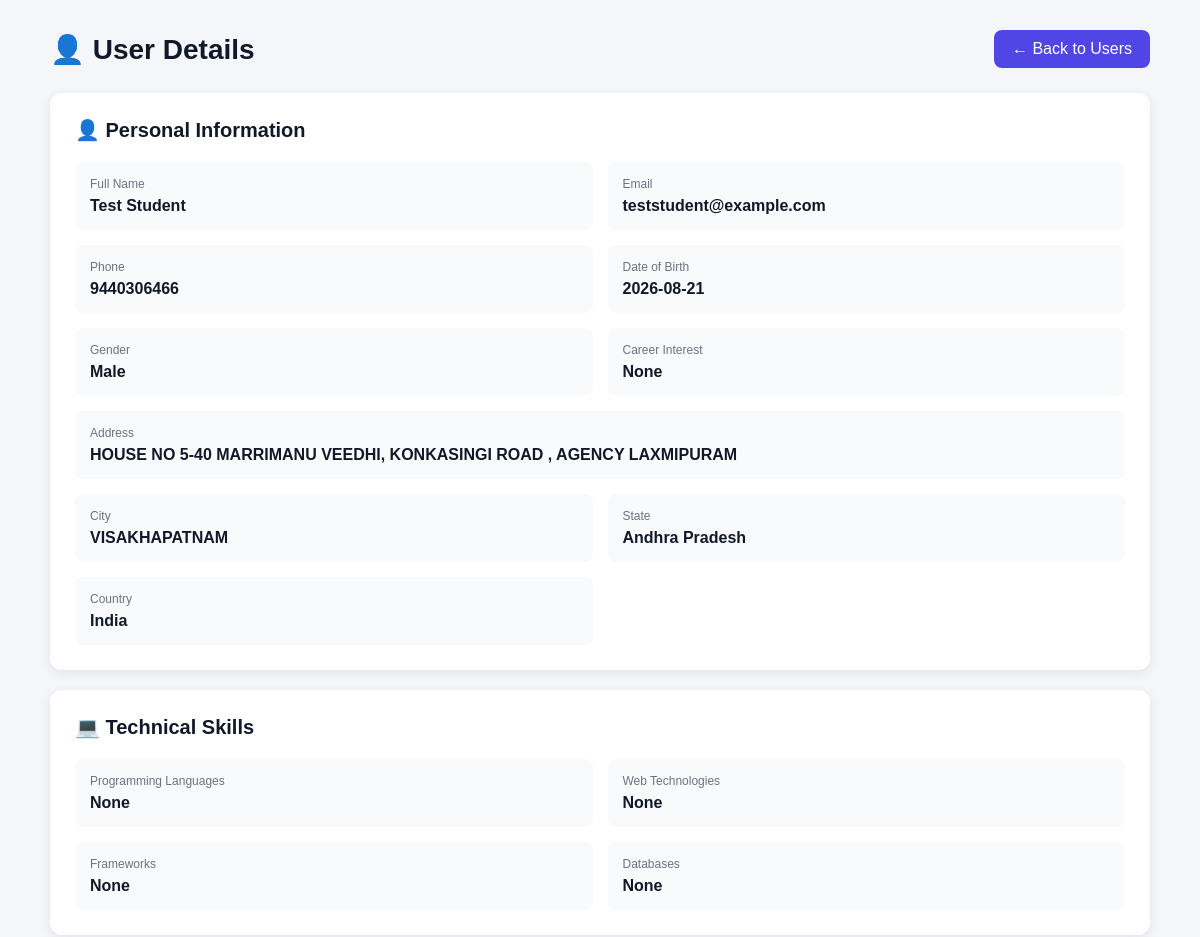
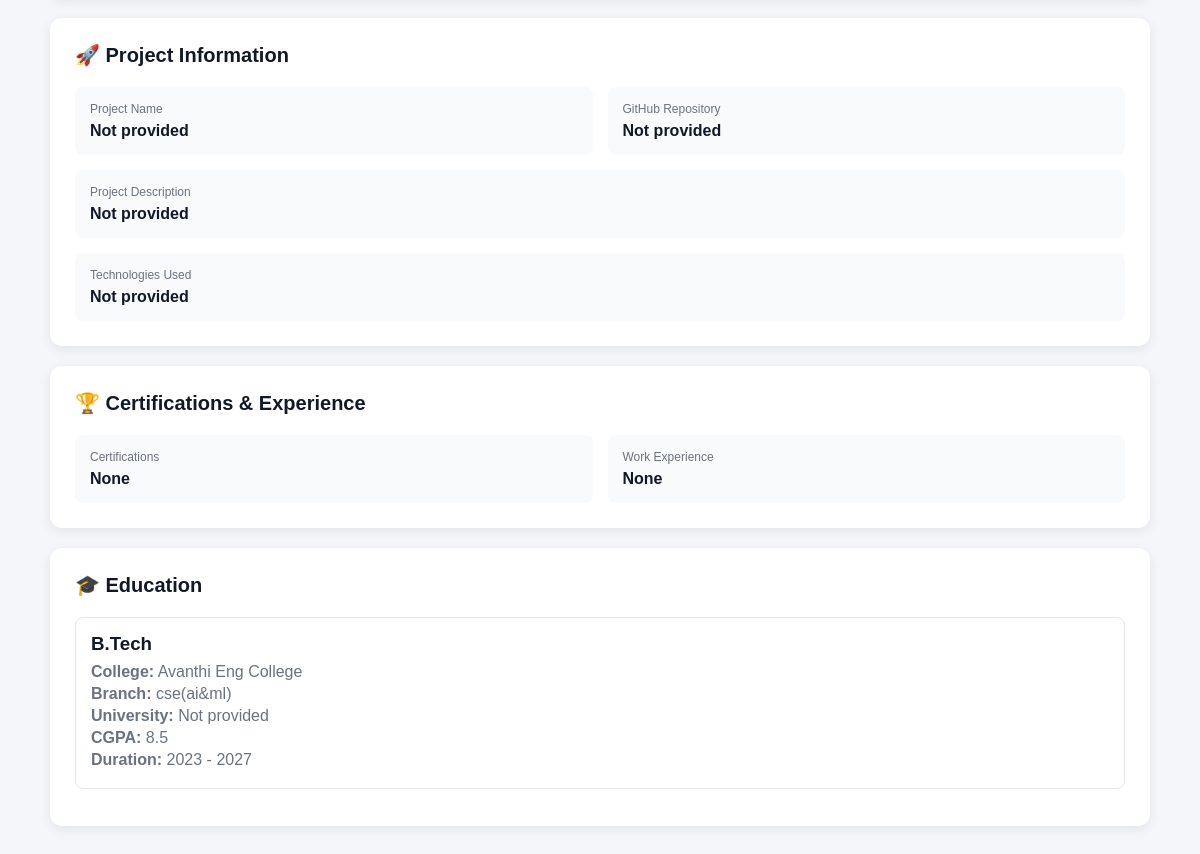
Page /admin/users/3 (signed in) on the committed database (2 pictures, top to bottom).
### tables this page shows
CREATE TABLE users(
        id INTEGER PRIMARY KEY AUTOINCREMENT,
        fullname TEXT NOT NULL,
        email TEXT UNIQUE NOT NULL,
        password TEXT NOT NULL,
        role TEXT DEFAULT 'user',

        phone TEXT,
        dob TEXT,
        gender TEXT,
        address TEXT,
        city TEXT,
        state TEXT,
        country TEXT,

        profile_image TEXT,

        programming_languages TEXT,
        web_technologies TEXT,
        frameworks TEXT,
        databases TEXT,

        project_name TEXT,
        project_description TEXT,
        github_repo TEXT,
        tech_used TEXT,
        certifications TEXT,
        work_experience TEXT,
        career_interest TEXT
    );

CREATE TABLE education(
        id INTEGER PRIMARY KEY AUTOINCREMENT,
        email TEXT,
        college TEXT,
        degree TEXT,
        branch TEXT,
        university TEXT,
        cgpa TEXT,
        start_year TEXT,
        end_year TEXT
    );

### app.py (the view)
@app.route("/admin/users/<int:user_id>")
@login_required
def admin_user_details(user_id):
    if session.get("user_role") != "admin":
        return "Access Denied! Admins only.", 403
    connection = sqlite3.connect(DATABASE)
    cursor = connection.cursor()
    cursor.execute("""
        SELECT
            id,
            fullname,
            email,
            phone,
            dob,
            gender,
            address,
            city,
            state,
            country,
            programming_languages,
            web_technologies,
            frameworks,
            databases,
            project_name,
            project_description,
            github_repo,
            tech_used,
            certifications,
            work_experience,
            career_interest
        FROM users
        WHERE id=?
    """, (user_id,))
    user = cursor.fetchone()
    cursor.execute("""
        SELECT
            college,
            degree,
            branch,
            university,
            cgpa,
            start_year,
            end_year
        FROM education
        WHERE email=?
    """, (user[2],) if user else ("",))
    education = cursor.fetchall()
    connection.close()
    if not user:
        return "User not found.", 404
    return render_template(
        "admin_user_details.html",
        user=user,
        education=education
    )

### app.py (called while the page is built)
def login_required(f):
    @wraps(f)
    def decorated_function(*args, **kwargs):
        if "user_email" not in session:
            return redirect(url_for("login"))
        return f(*args, **kwargs)
    return decorated_function

### templates/admin_user_details.html (shortened to what this page needs)
<!DOCTYPE html>
<html lang="en">
<head>
</head>
<body>
<div class="container">
    <div class="header">
        <h1>👤 User Details</h1>
        <a href="{{ url_for('admin_users') }}"
           class="back">
            ← Back to Users
        </a>
    </div>
    <div class="card">
        <h2>👤 Personal Information</h2>
        <div class="grid">
            <div class="item">
                <span class="label">Full Name</span>
                <div class="value">
                    {{ user[1] or "Not provided" }}
                </div>
            </div>
            <div class="item">
                <span class="label">Email</span>
                <div class="value">
                    {{ user[2] or "Not provided" }}
                </div>
            </div>
            <div class="item">
                <span class="label">Phone</span>
                <div class="value">
                    {{ user[3] or "Not provided" }}
                </div>
            </div>
            <div class="item">
                <span class="label">Date of Birth</span>
                <div class="value">
                    {{ user[4] or "Not provided" }}
                </div>
            </div>
            <div class="item">
                <span class="label">Gender</span>
                <div class="value">
                    {{ user[5] or "Not provided" }}
                </div>
            </div>
            <div class="item">
                <span class="label">Career Interest</span>
                <div class="value">
                    {{ user[20] or "Not specified" }}
                </div>
            </div>
            <div class="item full">
                <span class="label">Address</span>
                <div class="value">
                    {{ user[6] or "Not provided" }}
                </div>
            </div>
            <div class="item">
                <span class="label">City</span>
                <div class="value">
                    {{ user[7] or "Not provided" }}
                </div>
            </div>
            <div class="item">
                <span class="label">State</span>
                <div class="value">
                    {{ user[8] or "Not provided" }}
                </div>
            </div>
            <div class="item">
                <span class="label">Country</span>
                <div class="value">
                    {{ user[9] or "Not provided" }}
                </div>
            </div>
        </div>
    </div>
    <div class="card">
        <h2>💻 Technical Skills</h2>
        <div class="grid">
            <div class="item">
                <span class="label">
                    Programming Languages
                </span>
                <div class="value">
                    {{ user[10] or "Not provided" }}
                </div>
            </div>
            <div class="item">
                <span class="label">
                    Web Technologies
                </span>
                <div class="value">
                    {{ user[11] or "Not provided" }}
                </div>
            </div>
            <div class="item">
                <span class="label">
                    Frameworks
                </span>
                <div class="value">
                    {{ user[12] or "Not provided" }}
                </div>
            </div>
            <div class="item">
                <span class="label">
                    Databases
                </span>
                <div class="value">
                    {{ user[13] or "Not provided" }}
                </div>
            </div>
        </div>
    </div>
    <div class="card">
        <h2>🚀 Project Information</h2>
        <div class="grid">
            <div class="item">
                <span class="label">
                    Project Name
                </span>
                <div class="value">
                    {{ user[14] or "Not provided" }}
                </div>
            </div>
            <div class="item">
                <span class="label">
                    GitHub Repository
                </span>
                <div class="value">
                    {{ user[16] or "Not provided" }}
                </div>
            </div>
            <div class="item full">
                <span class="label">
                    Project Description
                </span>
                <div class="value">
                    {{ user[15] or "Not provided" }}
                </div>
            </div>
            <div class="item full">
                <span class="label">
                    Technologies Used
                </span>
                <div class="value">
                    {{ user[17] or "Not provided" }}
                </div>
            </div>
        </div>
    </div>
    <div class="card">
        <h2>🏆 Certifications & Experience</h2>
        <div class="grid">
            <div class="item">
                <span class="label">
                    Certifications
                </span>
                <div class="value">
                    {{ user[18] or "Not provided" }}
                </div>
            </div>
            <div class="item">
                <span class="label">
                    Work Experience
                </span>
                <div class="value">
                    {{ user[19] or "Not provided" }}
                </div>
            </div>
        </div>
    </div>
    <div class="card">
        <h2>🎓 Education</h2>
        {% if education %}
            {% for edu in education %}
            <div class="education">
                <h3>
                    {{ edu[1] or "Degree not provided" }}
                </h3>
                <p>
                    <strong>College:</strong>
                    {{ edu[0] or "Not provided" }}
                </p>
                <p>
                    <strong>Branch:</strong>
                    {{ edu[2] or "Not provided" }}
                </p>
                <p>
                    <strong>University:</strong>
                    {{ edu[3] or "Not provided" }}
                </p>
                <p>
                    <strong>CGPA:</strong>
                    {{ edu[4] or "Not provided" }}
                </p>
                <p>
                    <strong>Duration:</strong>
                    {{ edu[5] or "-" }}
                    -
                    {{ edu[6] or "-" }}
                </p>
            </div>
            {% endfor %}
        {% else %}
            <div class="empty">
                No education details available.
            </div>
        {% endif %}
    </div>
</div>
</body>
</html>

### templates/admin_user_details.html (style rules this page uses)
* { box-sizing: border-box; margin: 0; padding: 0; font-family: Arial, sans-serif; }
body { background: #f5f6fa; padding: 30px; color: #111827; }
.container { max-width: 1100px; margin: auto; }
.header { display: flex; justify-content: space-between; align-items: center; margin-bottom: 25px; }
.header h1 { font-size: 28px; }
.back { text-decoration: none; background: #4f46e5; color: white; padding: 10px 18px; border-radius: 8px; }
.card { background: white; padding: 25px; border-radius: 12px; margin-bottom: 20px; box-shadow: 0 3px 12px rgba(0,0,0,0.08); }
.card h2 { margin-bottom: 20px; font-size: 20px; }
.grid { display: grid; grid-template-columns: repeat(2, 1fr); gap: 15px; }
.item { background: #f9fafb; padding: 15px; border-radius: 8px; }
.label { font-size: 12px; color: #6b7280; margin-bottom: 6px; display: block; }
.value { font-weight: 600; word-break: break-word; }
.full { grid-column: 1 / -1; }
.education { border: 1px solid #e5e7eb; padding: 15px; border-radius: 8px; margin-bottom: 12px; }
.education h3 { margin-bottom: 8px; }
.education p { color: #6b7280; margin: 4px 0; }

### rows in the picture
users: fullname "Test Student", email "teststudent@example.com", phone "9440306466", dob "2026-08-21", gender "Male", career_interest "None", address "HOUSE NO 5-40 MARRIMANU VEEDHI, KONKASINGI ROAD , AGENCY LAXMIPURAM", city "VISAKHAPATNAM", state "Andhra Pradesh", country "India", programming_languages "None", web_technologies "None", frameworks "None", databases "None", certifications "None", work_experience "None"
education: degree "B.Tech", college "Avanthi Eng College", branch "cse(ai&ml)", edu "Not provided", cgpa "8.5", start_year "2023", end_year "2027"

### other values in the picture
{{ user[14] or "Not provided" }} "Not provided"
{{ user[16] or "Not provided" }} "Not provided"
{{ user[15] or "Not provided" }} "Not provided"
{{ user[17] or "Not provided" }} "Not provided"
